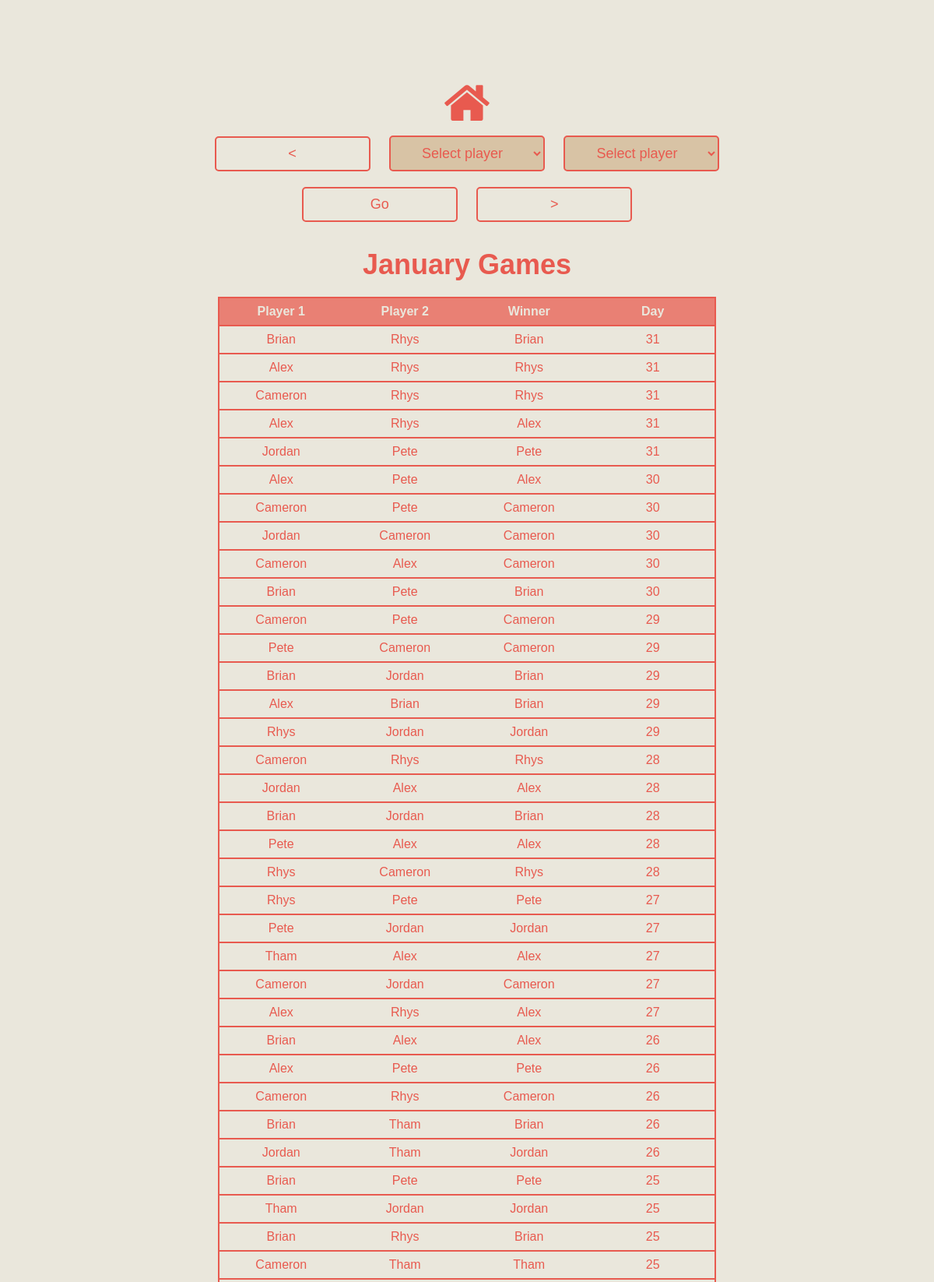
Screenshot of /pool/games/1/ (upper part) with the database file from the repository.
### pool/models.py (models this page shows, shortened)
class Game(models.Model):
    player_1 = models.ForeignKey(Player, related_name='game_player_1', on_delete=models.CASCADE)
    player_2 = models.ForeignKey(Player, related_name='game_player_2', on_delete=models.CASCADE)
    winner = models.ForeignKey(Player, related_name='won_game', on_delete=models.CASCADE)
    game_date = models.DateTimeField()

class Player(models.Model):
    name = models.CharField(max_length=200, unique=True)
    def __str__(self):
        return self.name

### pool/views.py (the view)
# urls.py: path('games/<int:month>/', views.games, name='games'),
def games(request, month=None):
    games_in_month = Game.objects.filter(game_date__month=month).order_by("-game_date")
    players = Player.objects.all()
    return render(request, "pool/games.html", {"games_list": games_in_month, "players": players})

### pool/templates/pool/games.html
{% extends "./index.html" %}
{% block userelements %}
<button class="button" id="prev-month">&lt;</button>
{% include './playerselectdropdown.html' with select_id='player-select-1' %}
{% include './playerselectdropdown.html' with select_id='player-select-2' %}
<button class="button" id="filter-button">Go</button>
<button class="button" id="next-month">&gt;</button>
{% endblock %}
{% block title %}
{% if games_list %}
{% with games_list.0.game_date|date:"F" as month_name %}
<h1>{{ month_name }} Games</h1>
{% endwith %}
{% endif %}
{% endblock %}
{% block maincontent %}
{% if games_list %}
<div id="game-table">
    <table>
        <thead>
            <tr>
                <th>Player 1</th>
                <th>Player 2</th>
                <th>Winner</th>
                <th>Day</th>
            </tr>
        </thead>
        <tbody>
            {% for game in games_list %}
            <tr>
                <td>{{ game.player_1 }}</td>
                <td>{{ game.player_2 }}</td>
                <td>{{ game.winner }}</td>
                <td>{{ game.game_date|date:"d" }}</td>
            </tr>
            {% endfor %}
        </tbody>
    </table>
</div>
{% else %}
<h1>No games played in this month</h1>
{% endif %}
{% endblock %}

### static/pool/css/styles.css (style rules this page uses)
body { background-color: #EAE7DC; color: #E85A4F; font-family: Arial, sans-serif; margin: 0; padding: 0; }
h1 { font-size: 36px; margin-bottom: 20px; font-color: 66FCF1; }
table { width: 80%; margin: 0 auto; border-collapse: collapse; border: 2px solid #E85A4F; }
th, td { padding: 8px; text-align: center; border-bottom: 2px solid #E85A4F; }
th { background-color: #E98074; color: #EAE7DC; }
th:nth-child(1), td:nth-child(1), th:nth-child(2), td:nth-child(2), th:nth-child(3), td:nth-child(3) th:nth-child(4), td:nth-child(4) { width: 25%; }
.button { display: inline-block; padding: 10px 20px; margin: 10px; text-decoration: none; color: #E85A4F; background-color: #EAE7DC; border: 2px solid #E85A4F; border-radius: 5px; font-size: 18px; width: 200px; text-align: center; transition: background-color 0.3s, border-color 0.3s; cursor: pointer; }

### rows the page displays
Game: player_1 "Brian", player_2 "Rhys", winner "Brian", game_date "31"
Game: player_1 "Alex", player_2 "Rhys", winner "Rhys", game_date "31"
Game: player_1 "Cameron", player_2 "Rhys", winner "Rhys", game_date "31"
Game: player_1 "Alex", player_2 "Rhys", winner "Alex", game_date "31"
Game: player_1 "Jordan", player_2 "Pete", winner "Pete", game_date "31"
Game: player_1 "Alex", player_2 "Pete", winner "Alex", game_date "30"
Game: player_1 "Cameron", player_2 "Pete", winner "Cameron", game_date "30"
Game: player_1 "Jordan", player_2 "Cameron", winner "Cameron", game_date "30"
Game: player_1 "Cameron", player_2 "Alex", winner "Cameron", game_date "30"
Game: player_1 "Brian", player_2 "Pete", winner "Brian", game_date "30"
Game: player_1 "Cameron", player_2 "Pete", winner "Cameron", game_date "29"
Game: player_1 "Pete", player_2 "Cameron", winner "Cameron", game_date "29"
Game: player_1 "Brian", player_2 "Jordan", winner "Brian", game_date "29"
Game: player_1 "Alex", player_2 "Brian", winner "Brian", game_date "29"
Game: player_1 "Rhys", player_2 "Jordan", winner "Jordan", game_date "29"
Game: player_1 "Cameron", player_2 "Rhys", winner "Rhys", game_date "28"
Game: player_1 "Jordan", player_2 "Alex", winner "Alex", game_date "28"
Game: player_1 "Brian", player_2 "Jordan", winner "Brian", game_date "28"
Game: player_1 "Pete", player_2 "Alex", winner "Alex", game_date "28"
Game: player_1 "Rhys", player_2 "Cameron", winner "Rhys", game_date "28"
Game: player_1 "Rhys", player_2 "Pete", winner "Pete", game_date "27"
Game: player_1 "Pete", player_2 "Jordan", winner "Jordan", game_date "27"
Game: player_1 "Tham", player_2 "Alex", winner "Alex", game_date "27"
Game: player_1 "Cameron", player_2 "Jordan", winner "Cameron", game_date "27"
Game: player_1 "Alex", player_2 "Rhys", winner "Alex", game_date "27"
Game: player_1 "Brian", player_2 "Alex", winner "Alex", game_date "26"
Game: player_1 "Alex", player_2 "Pete", winner "Pete", game_date "26"
Game: player_1 "Cameron", player_2 "Rhys", winner "Cameron", game_date "26"
Game: player_1 "Brian", player_2 "Tham", winner "Brian", game_date "26"
Game: player_1 "Jordan", player_2 "Tham", winner "Jordan", game_date "26"
Game: player_1 "Brian", player_2 "Pete", winner "Pete", game_date "25"
Game: player_1 "Tham", player_2 "Jordan", winner "Jordan", game_date "25"
Game: player_1 "Brian", player_2 "Rhys", winner "Brian", game_date "25"
Game: player_1 "Cameron", player_2 "Tham", winner "Tham", game_date "25"

### other values shown
{{ month_name }} "January"
